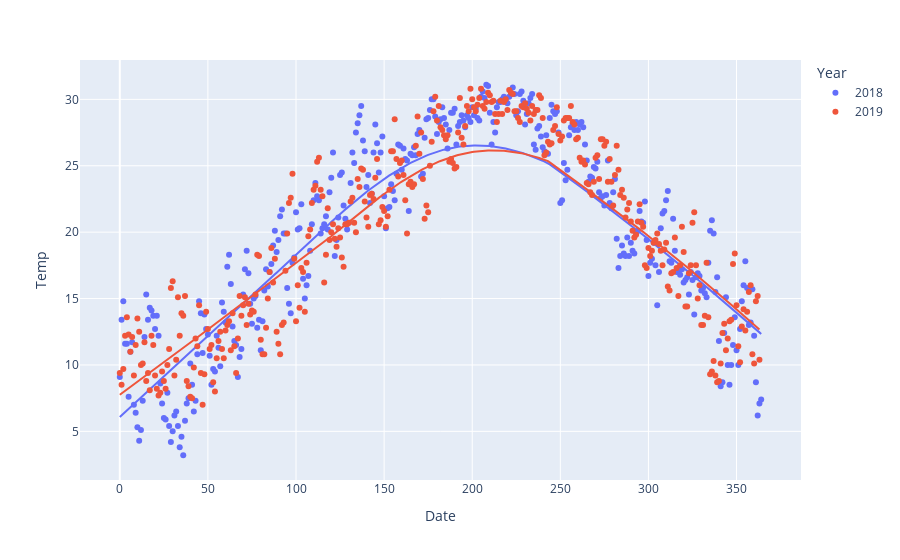

Here is the notebook cell this chart was saved with:
### Code cell
def get_series_by_ID(ID):
    return locations.query(f'ID=="{ID}"').iloc[0]

def get_series_by_iloc(iloc):
    return locations.iloc[iloc]

series = get_series_by_iloc(33)
# series = get_series_by_ID(54416)
print('-----------------')
display(series)
print('-----------------')

ID = series['ID']
t2018 = fetch_data(ID, 2018)
t2019 = fetch_data(ID, 2019)
t = pd.concat([t2018, t2019])

def foo(e):
    # Cancel incorrect values
    if e > 100:
        return np.nan
    return e
t.Temp = t.Temp.map(foo)
t['Year'] = t['Year'].astype(str)
# t['Month'] = t['Month'].astype(str)
t['Date'] = t.index
display(t)

fig = px.scatter(
    t,
    x='Date',
    y='Temp',
    color='Year',
    trendline='lowess',
)
fig.show()

### Figure 1 — Plotly figure (JSON) as saved in the notebook; plotly's stock layout.template omitted (floating-point values rounded to 4 significant figures; data arrays with more than 128 entries replaced by an {"elided": "..."} marker saying what was removed)
{"data": [{"hovertemplate": "Year=2018<br>Date=%{x}<br>Temp=%{y}<extra></extra>", "legendgroup": "2018", "marker": {"color": "#636efa", "symbol": "circle"}, "mode": "markers", "name": "2018", "orientation": "v", "showlegend": true, "type": "scatter", "x": {"elided": "365 int values"}, "xaxis": "x", "y": {"elided": "365 float values"}, "yaxis": "y"}, {"hovertemplate": "<b>LOWESS trendline</b><br><br>Year=2018<br>Date=%{x}<br>Temp=%{y} <b>(trend)</b><extra></extra>", "legendgroup": "2018", "marker": {"color": "#636efa", "symbol": "circle"}, "mode": "lines", "name": "2018", "showlegend": false, "type": "scatter", "x": {"elided": "365 int values"}, "xaxis": "x", "y": {"elided": "365 float values"}, "yaxis": "y"}, {"hovertemplate": "Year=2019<br>Date=%{x}<br>Temp=%{y}<extra></extra>", "legendgroup": "2019", "marker": {"color": "#EF553B", "symbol": "circle"}, "mode": "markers", "name": "2019", "orientation": "v", "showlegend": true, "type": "scatter", "x": {"elided": "364 int values"}, "xaxis": "x", "y": {"elided": "364 float values"}, "yaxis": "y"}, {"hovertemplate": "<b>LOWESS trendline</b><br><br>Year=2019<br>Date=%{x}<br>Temp=%{y} <b>(trend)</b><extra></extra>", "legendgroup": "2019", "marker": {"color": "#EF553B", "symbol": "circle"}, "mode": "lines", "name": "2019", "showlegend": false, "type": "scatter", "x": {"elided": "364 int values"}, "xaxis": "x", "y": {"elided": "364 float values"}, "yaxis": "y"}], "layout": {"autosize": true, "legend": {"title": {"text": "Year"}, "tracegroupgap": 0}, "margin": {"t": 60}, "xaxis": {"anchor": "y", "autorange": true, "domain": [0, 1], "range": [-22.83, 386.8], "title": {"text": "Date"}, "type": "linear"}, "yaxis": {"anchor": "x", "autorange": true, "domain": [0, 1], "range": [1.222, 33.08], "title": {"text": "Temp"}, "type": "linear"}}}
